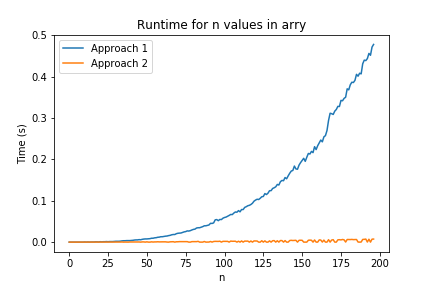

This chart was generated by the following Python code:
"""
    Problem: 3 sum closest
    
    Given an array S of n integers, find three integers in S 
    such that the sum is closest to a given number, target. 
    Return the sum of the three integers. You may assume that each
    input would have exactly one solution.
    
    For example, given array S = {-1 2 1 -4}, and target = 1.

    The 3sum that is closest to the target is 2. (-1 + 2 + 1 = 2).
    
"""

# Approach 1: find all 3 sums in array and find the one closest to target -> itertools.combinations

from itertools import combinations
def sum_3_closest_naive(S, target):
    combs_book = dict(((abs(target - sum(combo)), combo) for combo in combinations(S,3))
    return sum(combs_book[min(combs_book)])

# Approach 2: sort the array first and choose three values to sum selectively
# Start with i = 0, j = i + 1 and k = len(S) - 1
# if the sum < target: increaase j
# if sum > target: decrease k 
# if sum == target: return sum
# using this method we are not summing all possible combinations
# however it is guaranteed that the closest sum to target will be
# one of the sums we did calculate
# O(nlogn) time complexity to sort array
# for and while loop are faster than O(n^2) 

def sum_3_closest(S, target):
    sums = []
    n = len(S)
    S.sort()
    for i in range(n-2):
        j = i + 1
        k = n - 1
        while j < k:
            c_sum = S[i] + S[j] + S[k]
            if c_sum > target:
                k -= 1
            elif c_sum < target:
                j += 1
            else:
                return c_sum
            sums.append(c_sum)
    return min(sums, key = lambda x: abs(target - x))

# Import some modules for testing
import time
import random
import matplotlib.pyplot as plt

if __name__ == '__main__':
    cases = [(random.sample(range(200),i), random.randint(-100,100)) for i in range(3,200)]
    approach_1_times = []
    approach_2_times = []
    for case in cases:
        temp_times = []
        for _ in range(3):
            time1 = time.time()
            sum_3_closest_naive(case[0], case[1])
            time2 = time.time()
            temp_times.append(time2 - time1)
        approach_1_times.append(sum(temp_times)/3)
    for case in cases:
        temp_times = []
        for _ in range(3):
            time1 = time.time()
            sum_3_closest(case[0], case[1])
            time2 = time.time()
            temp_times.append(time2 - time1)
        approach_2_times.append(sum(temp_times)/3)
    plt.plot(approach_1_times)
    plt.plot(approach_2_times)
    plt.xlabel('n')
    plt.ylabel('Time (s)')
    plt.legend(['Approach 1', 'Approach 2'], loc = 'upper left')
    plt.title('Runtime for n values in arry')
